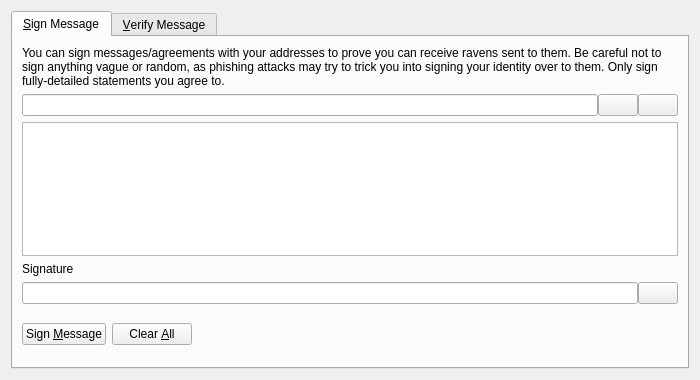
<?xml version="1.0" encoding="UTF-8"?>
<ui version="4.0">
 <class>SignVerifyMessageDialog</class>
 <widget class="QDialog" name="SignVerifyMessageDialog">
  <property name="geometry">
   <rect>
    <x>0</x>
    <y>0</y>
    <width>700</width>
    <height>380</height>
   </rect>
  </property>
  <property name="windowTitle">
   <string>Signatures - Sign / Verify a Message</string>
  </property>
  <property name="modal">
   <bool>true</bool>
  </property>
  <layout class="QVBoxLayout" name="verticalLayout">
   <item>
    <widget class="QTabWidget" name="tabWidget">
     <property name="currentIndex">
      <number>0</number>
     </property>
     <widget class="QWidget" name="tabSignMessage">
      <attribute name="title">
       <string>&amp;Sign Message</string>
      </attribute>
      <layout class="QVBoxLayout" name="verticalLayout_SM">
       <item>
        <widget class="QLabel" name="infoLabel_SM">
         <property name="text">
          <string>You can sign messages/agreements with your addresses to prove you can receive ravens sent to them. Be careful not to sign anything vague or random, as phishing attacks may try to trick you into signing your identity over to them. Only sign fully-detailed statements you agree to.</string>
         </property>
         <property name="textFormat">
          <enum>Qt::PlainText</enum>
         </property>
         <property name="wordWrap">
          <bool>true</bool>
         </property>
        </widget>
       </item>
       <item>
        <layout class="QHBoxLayout" name="horizontalLayout_1_SM">
         <property name="spacing">
          <number>0</number>
         </property>
         <item>
          <widget class="QValidatedLineEdit" name="addressIn_SM">
           <property name="toolTip">
            <string>The Avian address to sign the message with</string>
           </property>
          </widget>
         </item>
         <item>
          <widget class="QPushButton" name="addressBookButton_SM">
           <property name="toolTip">
            <string>Choose previously used address</string>
           </property>
           <property name="text">
            <string/>
           </property>
           <property name="icon">
            <iconset resource="../raven.qrc">
             <normaloff>:/icons/address-book</normaloff>:/icons/address-book</iconset>
           </property>
           <property name="shortcut">
            <string>Alt+A</string>
           </property>
           <property name="autoDefault">
            <bool>false</bool>
           </property>
          </widget>
         </item>
         <item>
          <widget class="QPushButton" name="pasteButton_SM">
           <property name="toolTip">
            <string>Paste address from clipboard</string>
           </property>
           <property name="text">
            <string/>
           </property>
           <property name="icon">
            <iconset resource="../raven.qrc">
             <normaloff>:/icons/editpaste</normaloff>:/icons/editpaste</iconset>
           </property>
           <property name="shortcut">
            <string>Alt+P</string>
           </property>
           <property name="autoDefault">
            <bool>false</bool>
           </property>
          </widget>
         </item>
        </layout>
       </item>
       <item>
        <widget class="QPlainTextEdit" name="messageIn_SM">
         <property name="toolTip">
          <string>Enter the message you want to sign here</string>
         </property>
        </widget>
       </item>
       <item>
        <widget class="QLabel" name="signatureLabel_SM">
         <property name="text">
          <string>Signature</string>
         </property>
         <property name="textFormat">
          <enum>Qt::PlainText</enum>
         </property>
        </widget>
       </item>
       <item>
        <layout class="QHBoxLayout" name="horizontalLayout_2_SM">
         <property name="spacing">
          <number>0</number>
         </property>
         <item>
          <widget class="QLineEdit" name="signatureOut_SM">
           <property name="font">
            <font>
             <italic>true</italic>
            </font>
           </property>
           <property name="readOnly">
            <bool>true</bool>
           </property>
          </widget>
         </item>
         <item>
          <widget class="QPushButton" name="copySignatureButton_SM">
           <property name="toolTip">
            <string>Copy the current signature to the system clipboard</string>
           </property>
           <property name="text">
            <string/>
           </property>
           <property name="icon">
            <iconset resource="../raven.qrc">
             <normaloff>:/icons/editcopy</normaloff>:/icons/editcopy</iconset>
           </property>
           <property name="autoDefault">
            <bool>false</bool>
           </property>
          </widget>
         </item>
        </layout>
       </item>
       <item>
        <layout class="QHBoxLayout" name="horizontalLayout_3_SM">
         <item>
          <widget class="QPushButton" name="signMessageButton_SM">
           <property name="toolTip">
            <string>Sign the message to prove you own this Avian address</string>
           </property>
           <property name="text">
            <string>Sign &amp;Message</string>
           </property>
           <property name="icon">
            <iconset resource="../raven.qrc">
             <normaloff>:/icons/edit</normaloff>:/icons/edit</iconset>
           </property>
           <property name="autoDefault">
            <bool>false</bool>
           </property>
          </widget>
         </item>
         <item>
          <widget class="QPushButton" name="clearButton_SM">
           <property name="toolTip">
            <string>Reset all sign message fields</string>
           </property>
           <property name="text">
            <string>Clear &amp;All</string>
           </property>
           <property name="icon">
            <iconset resource="../raven.qrc">
             <normaloff>:/icons/remove</normaloff>:/icons/remove</iconset>
           </property>
           <property name="autoDefault">
            <bool>false</bool>
           </property>
          </widget>
         </item>
         <item>
          <spacer name="horizontalSpacer_1_SM">
           <property name="orientation">
            <enum>Qt::Horizontal</enum>
           </property>
           <property name="sizeHint" stdset="0">
            <size>
             <width>40</width>
             <height>48</height>
            </size>
           </property>
          </spacer>
         </item>
         <item>
          <widget class="QLabel" name="statusLabel_SM">
           <property name="font">
            <font>
             <weight>75</weight>
             <bold>true</bold>
            </font>
           </property>
           <property name="text">
            <string/>
           </property>
           <property name="wordWrap">
            <bool>true</bool>
           </property>
          </widget>
         </item>
         <item>
          <spacer name="horizontalSpacer_2_SM">
           <property name="orientation">
            <enum>Qt::Horizontal</enum>
           </property>
           <property name="sizeHint" stdset="0">
            <size>
             <width>40</width>
             <height>48</height>
            </size>
           </property>
          </spacer>
         </item>
        </layout>
       </item>
      </layout>
     </widget>
     <widget class="QWidget" name="tabVerifyMessage">
      <attribute name="title">
       <string>&amp;Verify Message</string>
      </attribute>
      <layout class="QVBoxLayout" name="verticalLayout_VM">
       <item>
        <widget class="QLabel" name="infoLabel_VM">
         <property name="text">
          <string>Enter the receiver's address, message (ensure you copy line breaks, spaces, tabs, etc. exactly) and signature below to verify the message. Be careful not to read more into the signature than what is in the signed message itself, to avoid being tricked by a man-in-the-middle attack. Note that this only proves the signing party receives with the address, it cannot prove sendership of any transaction!</string>
         </property>
         <property name="textFormat">
          <enum>Qt::PlainText</enum>
         </property>
         <property name="alignment">
          <set>Qt::AlignLeading|Qt::AlignLeft|Qt::AlignTop</set>
         </property>
         <property name="wordWrap">
          <bool>true</bool>
         </property>
        </widget>
       </item>
       <item>
        <layout class="QHBoxLayout" name="horizontalLayout_1_VM">
         <property name="spacing">
          <number>0</number>
         </property>
         <item>
          <widget class="QValidatedLineEdit" name="addressIn_VM">
           <property name="toolTip">
            <string>The Avian address the message was signed with</string>
           </property>
          </widget>
         </item>
         <item>
          <widget class="QPushButton" name="addressBookButton_VM">
           <property name="toolTip">
            <string>Choose previously used address</string>
           </property>
           <property name="text">
            <string/>
           </property>
           <property name="icon">
            <iconset resource="../raven.qrc">
             <normaloff>:/icons/address-book</normaloff>:/icons/address-book</iconset>
           </property>
           <property name="shortcut">
            <string>Alt+A</string>
           </property>
           <property name="autoDefault">
            <bool>false</bool>
           </property>
          </widget>
         </item>
        </layout>
       </item>
       <item>
        <widget class="QPlainTextEdit" name="messageIn_VM"/>
       </item>
       <item>
        <widget class="QValidatedLineEdit" name="signatureIn_VM"/>
       </item>
       <item>
        <layout class="QHBoxLayout" name="horizontalLayout_2_VM">
         <item>
          <widget class="QPushButton" name="verifyMessageButton_VM">
           <property name="toolTip">
            <string>Verify the message to ensure it was signed with the specified Avian address</string>
           </property>
           <property name="text">
            <string>Verify &amp;Message</string>
           </property>
           <property name="icon">
            <iconset resource="../raven.qrc">
             <normaloff>:/icons/transaction_0</normaloff>:/icons/transaction_0</iconset>
           </property>
           <property name="autoDefault">
            <bool>false</bool>
           </property>
          </widget>
         </item>
         <item>
          <widget class="QPushButton" name="clearButton_VM">
           <property name="toolTip">
            <string>Reset all verify message fields</string>
           </property>
           <property name="text">
            <string>Clear &amp;All</string>
           </property>
           <property name="icon">
            <iconset resource="../raven.qrc">
             <normaloff>:/icons/remove</normaloff>:/icons/remove</iconset>
           </property>
           <property name="autoDefault">
            <bool>false</bool>
           </property>
          </widget>
         </item>
         <item>
          <spacer name="horizontalSpacer_1_VM">
           <property name="orientation">
            <enum>Qt::Horizontal</enum>
           </property>
           <property name="sizeHint" stdset="0">
            <size>
             <width>40</width>
             <height>48</height>
            </size>
           </property>
          </spacer>
         </item>
         <item>
          <widget class="QLabel" name="statusLabel_VM">
           <property name="font">
            <font>
             <weight>75</weight>
             <bold>true</bold>
            </font>
           </property>
           <property name="text">
            <string/>
           </property>
           <property name="wordWrap">
            <bool>true</bool>
           </property>
          </widget>
         </item>
         <item>
          <spacer name="horizontalSpacer_2_VM">
           <property name="orientation">
            <enum>Qt::Horizontal</enum>
           </property>
           <property name="sizeHint" stdset="0">
            <size>
             <width>40</width>
             <height>48</height>
            </size>
           </property>
          </spacer>
         </item>
        </layout>
       </item>
      </layout>
     </widget>
    </widget>
   </item>
  </layout>
 </widget>
 <customwidgets>
  <customwidget>
   <class>QValidatedLineEdit</class>
   <extends>QLineEdit</extends>
   <header>qvalidatedlineedit.h</header>
  </customwidget>
 </customwidgets>
 <resources>
  <include location="../raven.qrc"/>
 </resources>
 <connections/>
</ui>
